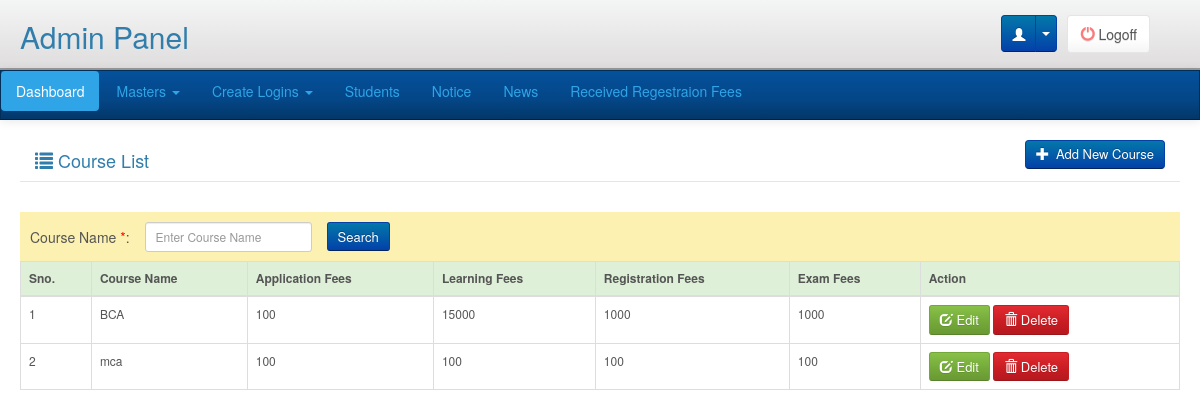
/adminpanel/masters/course/list.php (signed in), run on the app's committed database.
### tables this page shows
CREATE TABLE `course_master` (
  `Course_Id` smallint(6) NOT NULL,
  `Course_Name` varchar(50) NOT NULL,
  `Application_Fee` int(11) NOT NULL,
  `Learning_Fee` int(11) NOT NULL,
  `Registration_Fee` int(11) NOT NULL,
  `Exam_Fee` int(11) NOT NULL
);

### libraries/classes/DBConn.php (called while the page is built, shortened)
<?php
class DBConn  extends Conn {
	 function ExecuteQuery($userQuery)
	{
		$result= mysql_query($userQuery);
                $num_fields = mysql_num_fields($result);
				$obj = array();
				$x=1;
				while($row=mysql_fetch_array($result)){
				  for($j=0;$j<$num_fields;$j++){
					 $name = mysql_field_name($result, $j);
					 $obj[$x][$name]=$row[$name];
					}
					$x++;
					}
     return $obj;
	}
}
?>

### adminpanel/masters/course/list.php (the view, shortened to what this page needs)
<?php
require_once(PATH_LIBRARIES.'/classes/DBConn.php');
include(PATH_ADMIN_INCLUDE.'/header.php');
$db = new DBConn();
$getCourse=$db->ExecuteQuery("SELECT Course_Id, Course_Name, Application_Fee, Learning_Fee, Registration_Fee, Exam_Fee
FROM course_master
");
?>
<div class="main">
	<div class="page-title">
        <div>
            <div class="col-lg-5 pull-left"><h4><i class="glyphicon glyphicon-list"></i> Course List</h4></div>
            <div class="col-lg-5 pull-right">
                <div class="ef_header_tools pull-right">
                   <a class="btn btn-primary" href="index.php" title="Add Block"><i class="glyphicon glyphicon-plus"></i> Add New Course</a>
                </div>
            </div>
        </div>
        <div class="clearfix">&nbsp;</div>
    </div>
    <div style="background:#FCF1B1; padding:10px;">
    	<form class="form-horizontal" role="form" id="searchFrm" method="post">
        	<label class="control-label pull-left mandatory" for="course_name">Course Name <span>*</span>:</label>
            <div class="pull-left search-fields" id="districtDiv">
				<input type="text" class="form-control input-sm" id="course_name" name="course_name" placeholder="Enter Course Name"  />
            </div>
            <div><button type="button" class="btn btn-primary btn-sm" id="search">Search</button></div>
        </form>
    </div>
    <div id="courseList">
    	<table class="table table-hover table-bordered">
          <thead>
            <tr class="success">
              <th>Sno.</th>
              <th>Course Name</th>
              <th>Application Fees</th>
              <th>Learning Fees</th>
              <th>Registration Fees</th>
              <th>Exam Fees</th>
              <th>Action</th>
            </tr>
          </thead>
          <tbody>
            <?php
            if(!empty($getCourse)){
                $i=1;
                foreach($getCourse as $getCourseVal){ ?>
            <tr>
              <td><?php echo $i;?></td>
              <td><?php echo $getCourseVal['Course_Name'];?></td>
              <td><?php echo $getCourseVal['Application_Fee'];?></td>
              <td><?php echo $getCourseVal['Learning_Fee'];?></td>
              <td><?php echo $getCourseVal['Registration_Fee'];?></td>
              <td><?php echo $getCourseVal['Exam_Fee'];?></td>
              <td><a id="editbtn" class="btn btn-success btn-sm" href="edit_course.php?id=<?php echo $getCourseVal['Course_Id'];?>"><span class="glyphicon glyphicon-edit"></span> Edit </a>
                <button type="button" class="btn btn-danger btn-sm delete" id="<?php echo $getCourseVal['Course_Id']; ?>" name="delete"> <span class="glyphicon glyphicon-trash"></span> Delete </button></td>
            </tr>
            <?php $i++;}
            }else{
            ?>
            <tr>
                <td colspan="6" align="center">No Records Found</td>
            </tr>
            <?php } ?>
          </tbody>
        </table>
    </div>
</div>

### css/adminpanel_style.css (style rules this page uses)
.table { font-size: 12px; }
.mandatory span { color:red; }
.main { margin:20px 20px 100px 20px; }
.btn { padding: 4px 10px; font-size: 13px; text-align: center; cursor: pointer; }
.btn-primary { color: #ffffff; text-shadow: 0 -1px 0 rgba(0,0,0,0.25); background-color: #0362a9; background-image: linear-gradient(to bottom,#0378a9,#0341a9); background-repeat: repeat-x; filter: progid:DXImageTransform.Microsoft.gradient(startColorstr='#000378a8', endColorstr='#000341a8', GradientType=0); border-color: #0341a9 #0341a9 #02245e; }
.btn i { margin-right: 3px; }
.page-title { border-bottom: 1px solid #E5E5E5; margin-bottom:30px; }
.search-fields { margin:0 15px; }

### data on the page
course_master: Course_Name "BCA", Application_Fee "100", Learning_Fee "15000", Registration_Fee "1000", Exam_Fee "1000"
course_master: Course_Name "mca", Application_Fee "100", Learning_Fee "100", Registration_Fee "100", Exam_Fee "100"
